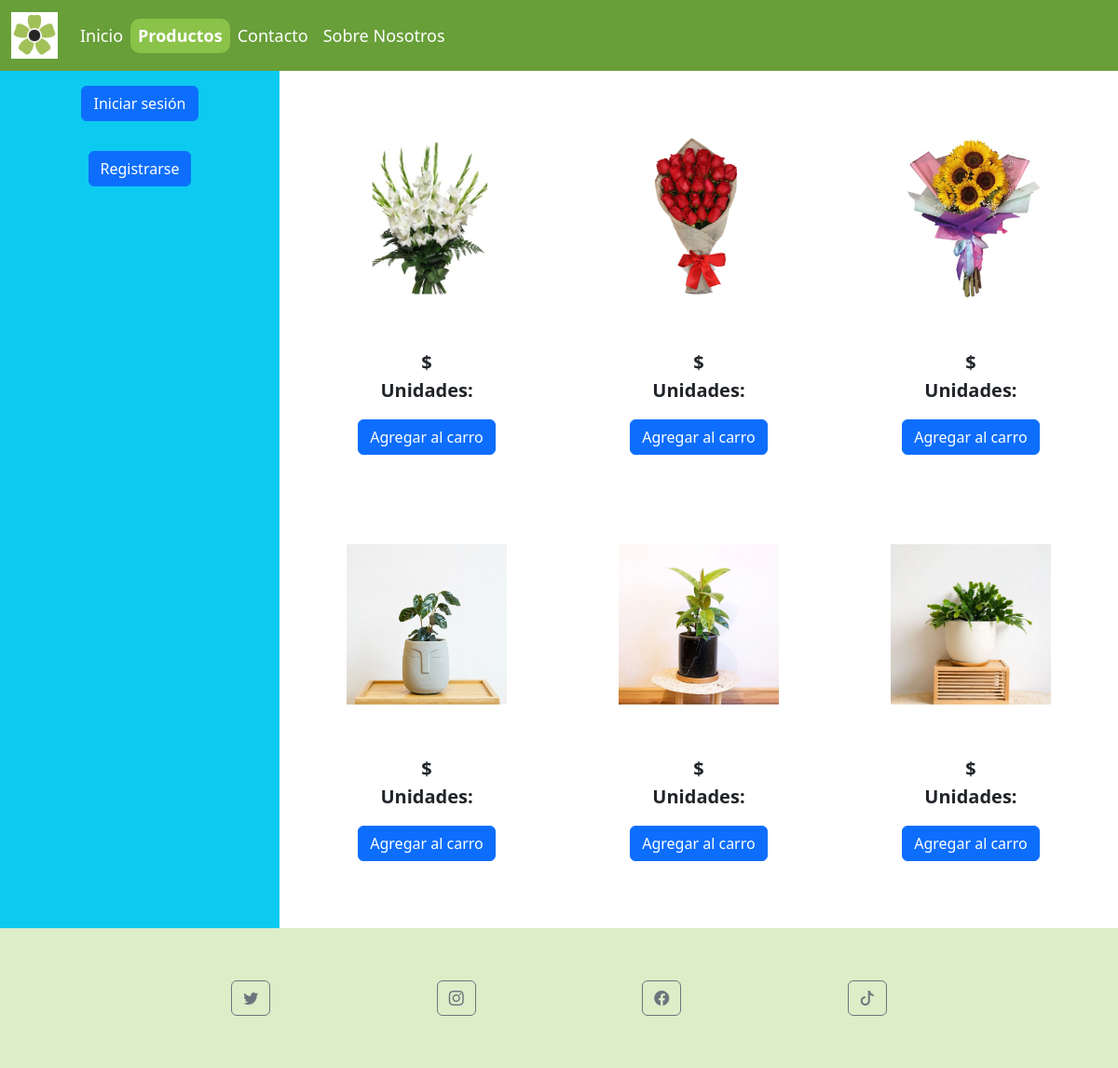
The app's page /Webapp/productos, older data.
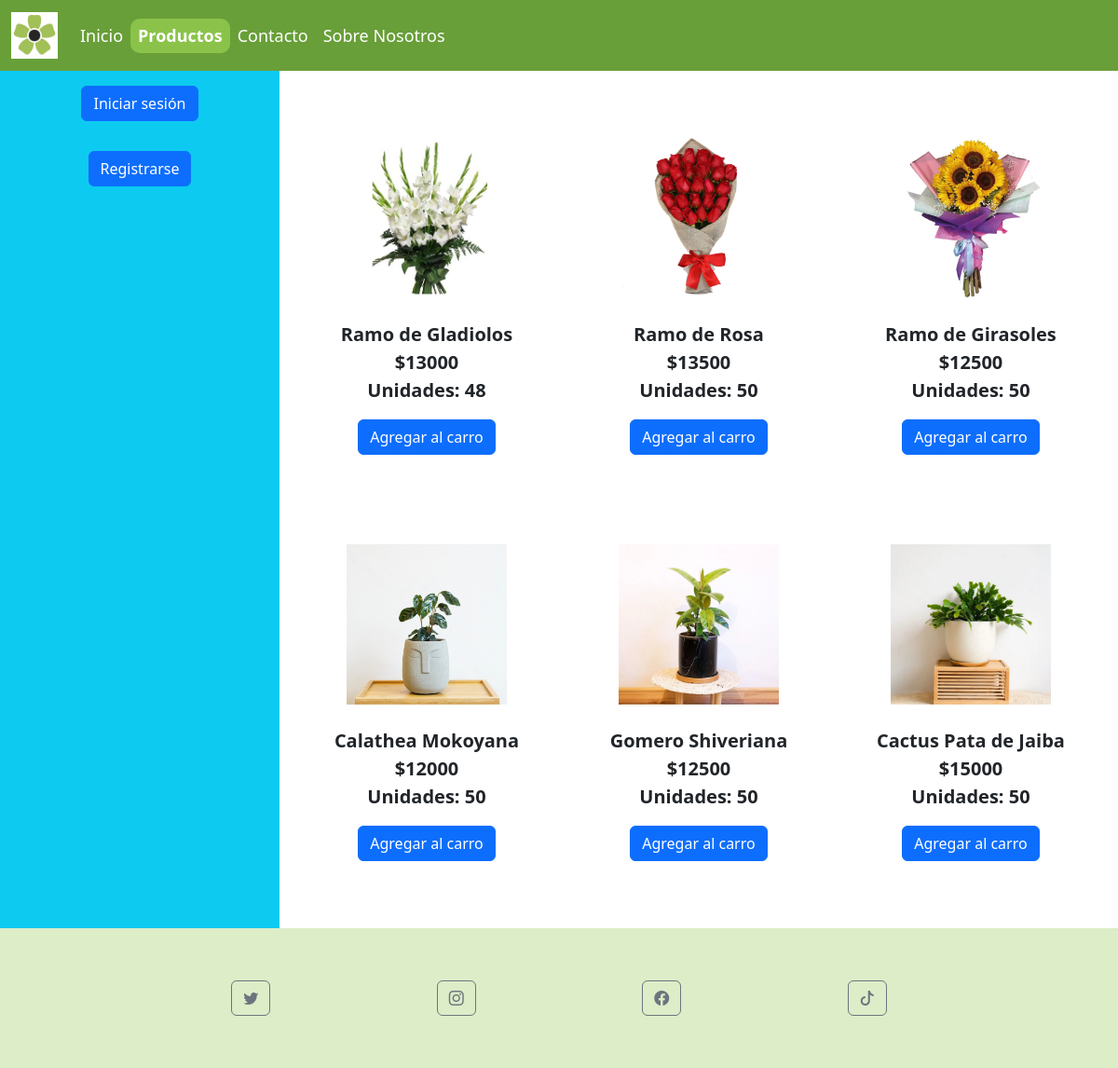
The same page, newer data.
### Webapp/models.py (models this page shows, shortened)
class producto(models.Model):
    idProducto = models.AutoField(primary_key=True)
    nombreProducto = models.CharField(max_length=20, blank=False, null=False)
    precioProducto = models.IntegerField()
    stockProducto = models.IntegerField()

### Webapp/views.py (the view)
# urls.py: path("productos", views.productos, name="productos"),
def productos(request):
    pro = producto.objects.all()
    carrito = Carrito(request)
    total = carrito.obtener_total()
    context = {
        "producto": pro,
        "total": total,
    }
    return render(request, "pages/productos.html", context)

### Webapp/carro.py (called while the page is built)
    def obtener_total(self):
      total = 0
      for item in self.carrito.values():
          total += item["acumulado"]
      return total

### Webapp/templates/pages/productos.html (shortened to what this page needs)
<!DOCTYPE html>
<html lang="en">
<head>
  {% load static %}
  <link rel="stylesheet" href="{% static 'css/styles.css' %}">
  <link rel="stylesheet" href="https://cdn.jsdelivr.net/npm/bootstrap-icons@1.10.5/font/bootstrap-icons.css">
  <link href="https://cdn.jsdelivr.net/npm/bootstrap@5.3.0/dist/css/bootstrap.min.css" rel="stylesheet">
</head>
<body>
  <nav class="barra navbar navbar-expand-md">
    <div class="container-fluid">
      <div class="collapse navbar-collapse" id="navbarmenu">
        <a class="navbar-brand" href="#">
          <img src="{% static 'img/icon.png' %}" width="50px">
        </a>
        <ul class="navbar-nav d-flex justify-content-center align-items-center">
          <li class="nav-item">
            <a class="nav-link" aria-current="page" href={% url 'index' %}>Inicio</a>
          </li>
          <li class="nav-item">
            <a class="nav-link activo" href="{% url 'productos' %}">Productos</a>
          </li>
          <li class="nav-item">
            <a class="nav-link" href="{% url 'contacto' %}">Contacto</a>
          </li>
          <li class="nav-item">
            <a class="nav-link" href="{% url 'nosotros' %}">Sobre Nosotros</a>
          </li>
        </ul>
      </div>
    </div>
  </nav>
<main>
  <div class="container-fluid">
    <div class="row d-flex">
      <div class="bg-info col-3 col-md-3 d-flex justify-content-star align-items-center flex-column">
        {% if request.session.runCliente %}
        <div class="p-3 text-center">
          <h3>Bienvenido, {{  request.session.runCliente }}</h3>
        </div>
        <div class="p-3">
          <a class="btn btn-primary" href="{% url 'usuario' %}">Panel de control</a>
        </div>
        <div class="p-3">
          <a class="btn btn-danger" href="{% url 'salir' %}">Cerrar sesión</a>
        </div>
        <hr>
        <div class="">
          <p class="text-center">Carro <i class="bi bi-cart4"></i></p>
            <form action="comprar" method="POST">
              {% csrf_token %}
              {% if request.session.carrito.items %}
                <tbody>
                {% for key, value in request.session.carrito.items %}
                  <tr>
                    <input type="hidden" name="idProducto" value="{{ value.producto_id }}">
                    <td>{{ value.nombre }}</td>
                    <td><input type="hidden" name="cantidadProducto" value="{{ value.cantidad }}">{{ value.cantidad }}</td>
                    <td>${{ value.acumulado }}</td>
                    <td class="text-center"><a href="{% url 'restarProducto' value.producto_id %}"><i class="bi bi-dash-square"></i></a></td>
                  </tr>
                {% endfor %}
                </tbody>
              {% else %}
                <tr>
                  <td colspan="3">
                    <div class="alert alert-danger text-center">Sin Productos</div>
                  </td>
                </tr>
              {% endif %}
              <tr>
                <th>Total:</th>
                <td><input type="hidden" name="totalPedido" value="{{ total }}">{{ total }}</td>
                <td><button type="submit" class="btn btn-primary">Comprar</button></td>
              </tr>
            </form>
        </div>
        {% else %}
        <div class="p-3">
          <a class="btn btn-primary" href="{% url 'loginCliente' %}">Iniciar sesión</a>
        </div>
        <div class="p-3">
          <a class="btn btn-primary" href="{% url 'registro' %}">Registrarse</a>
        </div>
        {% endif %}
      </div>
      <div class="col-9 col-md-9 p-4">
        <div class="row productos">
            <div class="col-12 col-md-4 my-5 d-flex justify-content-center align-items-center flex-column">
                <img src="{% static 'img/ramo-de-gladiolos-1.png' %}" class="img-fluid px-2 px-md-5 mb-4">
              <p class="text-center">{{producto.0.nombreProducto}}<br>
                ${{producto.0.precioProducto}} <br>
                <span>Unidades:</span> {{producto.0.stockProducto}}
              </p>
              <a href="{% url 'agregarProducto' producto.0.idProducto %}" class="btn btn-primary">Agregar al carro</a>
            </div>
            <div class="col-12 col-md-4 mb-5 d-flex justify-content-end align-items-center flex-column">
                <img src="{% static 'img/ramo-de-18-rosas-en-arpillers.png' %}" class="img-fluid px-2 px-md-5 mb-4">
              <p class="text-center">{{producto.1.nombreProducto}}<br>
                ${{producto.1.precioProducto}} <br>
                <span>Unidades:</span> {{producto.1.stockProducto}}
              </p>
              <a href="{% url 'agregarProducto' producto.1.idProducto %}" class="btn btn-primary">Agregar al carro</a>
            </div>
            <div class="col-12 col-md-4 mb-5 d-flex justify-content-end align-items-center flex-column">
                <img src="{% static 'img/RAMO-DE-10-GIRSAOLES-Y-GYPSUPHILIA.png' %}" class="img-fluid px-2 px-md-5 mb-4">
              <p class="text-center">{{producto.2.nombreProducto}}<br>
                ${{producto.2.precioProducto}} <br>
                <span>Unidades:</span> {{producto.2.stockProducto}}
              </p>
              <a href="{% url 'agregarProducto' producto.2.idProducto %}" class="btn btn-primary">Agregar al carro</a>
            </div>
        </div>
        <div class="row productos">
          <div id="productos" class="col-12 col-md-4 my-5 d-flex justify-content-center align-items-center flex-column">
            <img src="{% static 'img/Calathea_Mokoyana.webp' %}" class="img-fluid px-2 px-md-5 mb-4">
            <p class="text-center">{{producto.3.nombreProducto}}<br>
              ${{producto.3.precioProducto}} <br>
              <span>Unidades:</span> {{producto.3.stockProducto}}
            </p>
            <a href="{% url 'agregarProducto' producto.3.idProducto %}" class="btn btn-primary">Agregar al carro</a>
          </div>
          <div id="productos" class="col-12 col-md-4 mb-5 d-flex justify-content-end align-items-center flex-column">
            <img src="{% static 'img/Gomero_Shiveriana.webp' %}" class="img-fluid px-2 px-md-5 mb-4">
            <p class="text-center">{{producto.4.nombreProducto}}<br>
              ${{producto.4.precioProducto}} <br>
              <span>Unidades:</span> {{producto.4.stockProducto}}
            </p>
            <a href="{% url 'agregarProducto' producto.4.idProducto %}" class="btn btn-primary">Agregar al carro</a>
          </div>
          <div id="productos" class="col-12 col-md-4 mb-5 d-flex justify-content-end align-items-center flex-column">
            <img src="{% static 'img/Pata-de-Jaiba.webp' %}" class="img-fluid px-2 px-md-5 mb-4">
            <p class="text-center">{{producto.5.nombreProducto}}<br>
              ${{producto.5.precioProducto}} <br>
              <span>Unidades:</span> {{producto.5.stockProducto}}
            </p>
            <a href="{% url 'agregarProducto' producto.5.idProducto %}" class="btn btn-primary">Agregar al carro</a>
          </div>
        </div>
      </div>
    </div>
  </div>
</main>
<footer>
  <div class="container-fluid d-flex justify-content-center " style="background-color: #DCEDC8;">
    <div class="row w-75 pie">
      <div class="col-6 col-md-3 d-flex justify-content-center align-items-center">
        <a href="https://twitter.com/">
          <button class="btn btn-outline-secondary">
            <i class="bi bi-twitter"></i>
          </button>
        </a>
      </div>
      <div class="col-6 col-md-3 d-flex justify-content-center align-items-center">
        <a href="https://instagram.com/">
          <button class="btn btn-outline-secondary">
            <i class="bi bi-instagram"></i>
          </button>
        </a>
      </div>
      <div class="col-6 col-md-3 d-flex justify-content-center align-items-center">
        <a href="https://facebook.com/">
          <button class="btn btn-outline-secondary">
            <i class="bi bi-facebook"></i>
          </button>
        </a>
      </div>
      <div class="col-6 col-md-3 d-flex justify-content-center align-items-center">
        <a href="https://tiktok.com/">
          <button class="btn btn-outline-secondary">
            <i class="bi bi-tiktok"></i>
          </button>
        </a>
      </div>
    </div>
  </div>
</footer>
</body>
</html>

### Webapp/static/css/styles.css (style rules this page uses)
.barra { background-color: #689F38; font-size: 18px; color: white; }
.barra .nav-link { color: white; padding: 5px; }
.barra .activo { color: white; font-weight: bold; background-color: #8BC34A; border-radius: 10px; }
.productos p { font-size: 20px; font-weight: bold; }
.pie { height: 150px; background-color: #DCEDC8; color: black; font-size: 18px; }

Row changes from the older to the newer data that the page shows:
added producto: nombreProducto "Ramo de Gladiolos", precioProducto "13000", stockProducto "48"
added producto: nombreProducto "Ramo de Rosa", precioProducto "13500", stockProducto "50"
added producto: nombreProducto "Ramo de Girasoles", precioProducto "12500", stockProducto "50"
added producto: nombreProducto "Calathea Mokoyana", precioProducto "12000", stockProducto "50"
added producto: nombreProducto "Gomero Shiveriana", precioProducto "12500", stockProducto "50"
added producto: nombreProducto "Cactus Pata de Jaiba", precioProducto "15000", stockProducto "50"
